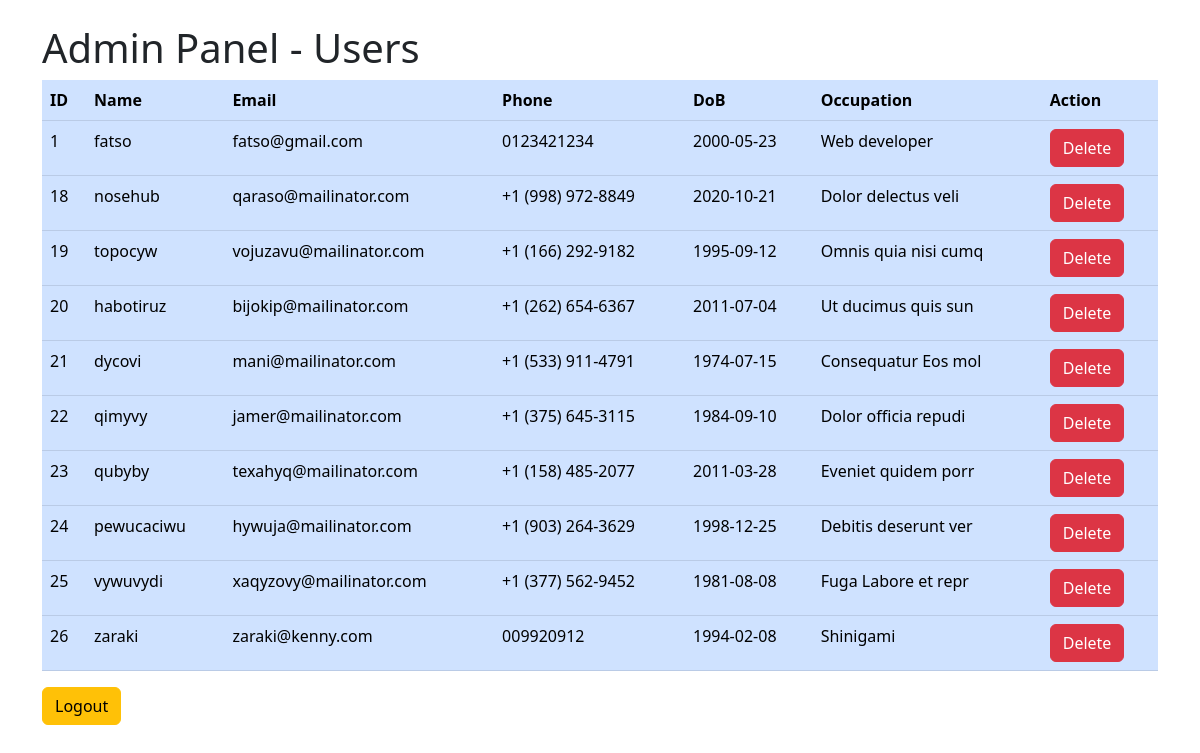
The app's page /admin.php, older data.
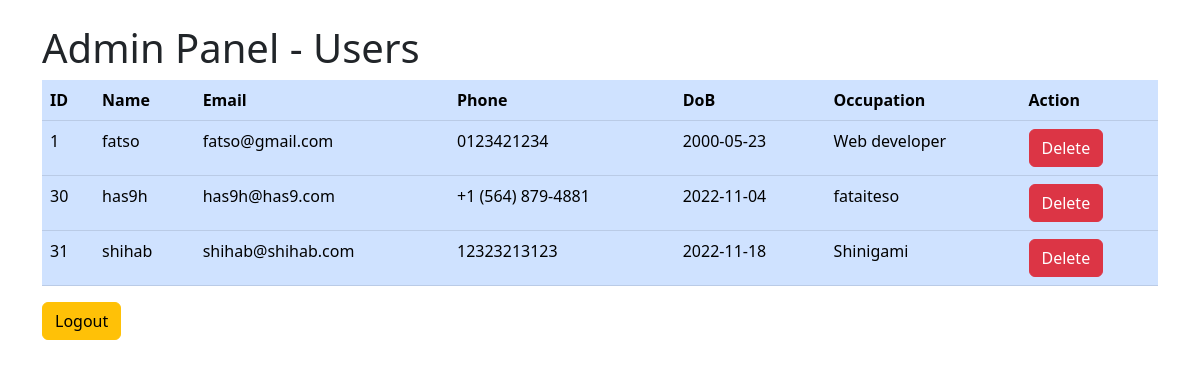
The same page, newer data.
### tables this page shows
CREATE TABLE `users` (
  `userId` int(6) UNSIGNED NOT NULL,
  `userName` varchar(50) NOT NULL,
  `password` varchar(50) NOT NULL,
  `email` varchar(50) NOT NULL,
  `contactNumber` varchar(100) DEFAULT NULL,
  `biography` text DEFAULT NULL,
  `userPhoto` varchar(100) DEFAULT NULL,
  `occupation` varchar(50) NOT NULL,
  `dateOfBirth` date NOT NULL,
  `social` varchar(100) DEFAULT NULL
);

### admin.php (the view, shortened to what this page needs)
<!DOCTYPE html>
<html lang="en">
	<head>
		<link href="https://cdn.jsdelivr.net/npm/bootstrap@5.3.0-alpha3/dist/css/bootstrap.min.css" rel="stylesheet"
>
	</head>
	<body>
		<div class="container mt-4">
			<h1>Admin Panel - Users</h1>
			<table class="table table-primary">
				<thead>
					<tr>
						<th scope="col">ID</th>
						<th scope="col">Name</th>
						<th scope="col">Email</th>
						<th scope="col">Phone</th>
						<th scope="col">DoB</th>
						<th scope="col">Occupation</th>
						<th scope="col">Action</th>
					</tr>
				</thead>
				<tbody>
					<?php
					include 'connect.php';
					$sql = "SELECT * FROM users WHERE
					userName!= 'admin'";
					$result = mysqli_query($con, $sql);
					if (mysqli_num_rows($result) > 0) {
						while ($row = mysqli_fetch_assoc($result)) {
							echo "<tr>";
							echo "<td>" . $row["userId"] . "</td>";
							echo "<td>" . $row["userName"] . "</td>";
							echo "<td>" . $row["email"] . "</td>";
							echo "<td>" . $row["contactNumber"] . "</td>";
							echo "<td>" . $row["dateOfBirth"] . "</td>";
							echo "<td>" . $row["occupation"] . "</td>";
							echo "<td><a href='deleteUser.php?id=" . $row["userId"] . "' class='btn btn-danger'>Delete</a></td>";
							echo "</tr>";
						}
					} else {
						echo "<tr><td colspan='4'>No users found.</td></tr>";
					}
					?>
				</tbody>
			</table>
			<a class="btn btn-warning custom-btn " href="./logout.php">Logout</a>
		</div>
	</body>
</html>

Row changes from the older to the newer data that the page shows:
removed users: userId "18", userName "nosehub", email "qaraso@mailinator.com", contactNumber "+1 (998) 972-8849", dateOfBirth "2020-10-21", occupation "Dolor delectus veli"
removed users: userId "19", userName "topocyw", email "vojuzavu@mailinator.com", contactNumber "+1 (166) 292-9182", dateOfBirth "1995-09-12", occupation "Omnis quia nisi cumq"
removed users: userId "20", userName "habotiruz", email "bijokip@mailinator.com", contactNumber "+1 (262) 654-6367", dateOfBirth "2011-07-04", occupation "Ut ducimus quis sun"
removed users: userId "21", userName "dycovi", email "mani@mailinator.com", contactNumber "+1 (533) 911-4791", dateOfBirth "1974-07-15", occupation "Consequatur Eos mol"
removed users: userId "22", userName "qimyvy", email "jamer@mailinator.com", contactNumber "+1 (375) 645-3115", dateOfBirth "1984-09-10", occupation "Dolor officia repudi"
removed users: userId "23", userName "qubyby", email "texahyq@mailinator.com", contactNumber "+1 (158) 485-2077", dateOfBirth "2011-03-28", occupation "Eveniet quidem porr"
removed users: userId "24", userName "pewucaciwu", email "hywuja@mailinator.com", contactNumber "+1 (903) 264-3629", dateOfBirth "1998-12-25", occupation "Debitis deserunt ver"
removed users: userId "25", userName "vywuvydi", email "xaqyzovy@mailinator.com", contactNumber "+1 (377) 562-9452", dateOfBirth "1981-08-08", occupation "Fuga Labore et repr"
removed users: userId "26", userName "zaraki", email "zaraki@kenny.com", contactNumber "009920912", dateOfBirth "1994-02-08", occupation "Shinigami"
added users: userId "30", userName "has9h", email "has9h@has9.com", contactNumber "+1 (564) 879-4881", dateOfBirth "2022-11-04", occupation "fataiteso"
added users: userId "31", userName "shihab", email "shihab@shihab.com", contactNumber "12323213123", dateOfBirth "2022-11-18", occupation "Shinigami"
